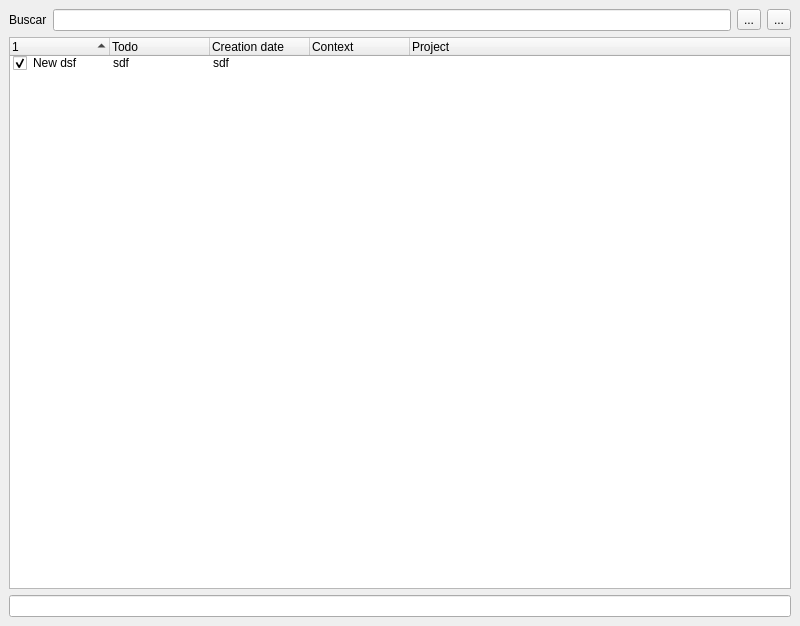
<?xml version="1.0" encoding="UTF-8"?>
<ui version="4.0">
 <class>MainWindow</class>
 <widget class="QMainWindow" name="MainWindow">
  <property name="geometry">
   <rect>
    <x>0</x>
    <y>0</y>
    <width>800</width>
    <height>626</height>
   </rect>
  </property>
  <property name="windowTitle">
   <string>Todoxt</string>
  </property>
  <widget class="QWidget" name="centralwidget">
   <layout class="QVBoxLayout" name="verticalLayout_2">
    <item>
     <layout class="QVBoxLayout" name="verticalLayout">
      <item>
       <layout class="QHBoxLayout" name="horizontalLayout">
        <item>
         <widget class="QLabel" name="label">
          <property name="text">
           <string>Buscar</string>
          </property>
         </widget>
        </item>
        <item>
         <widget class="QLineEdit" name="findEdit"/>
        </item>
        <item>
         <widget class="QToolButton" name="btnRefresh">
          <property name="text">
           <string>...</string>
          </property>
          <property name="icon">
           <iconset theme="view-refresh">
            <normaloff>../../.designer/backup</normaloff>../../.designer/backup</iconset>
          </property>
          <property name="shortcut">
           <string>Ctrl+R</string>
          </property>
         </widget>
        </item>
        <item>
         <widget class="QToolButton" name="btnSettings">
          <property name="text">
           <string>...</string>
          </property>
          <property name="icon">
           <iconset theme="preferences-system">
            <normaloff>../../.designer/backup</normaloff>../../.designer/backup</iconset>
          </property>
          <property name="shortcut">
           <string>Ctrl+N</string>
          </property>
         </widget>
        </item>
       </layout>
      </item>
      <item>
       <widget class="QTreeWidget" name="treeWidget">
        <property name="showDropIndicator" stdset="0">
         <bool>false</bool>
        </property>
        <property name="alternatingRowColors">
         <bool>false</bool>
        </property>
        <property name="selectionMode">
         <enum>QAbstractItemView::SingleSelection</enum>
        </property>
        <property name="rootIsDecorated">
         <bool>false</bool>
        </property>
        <property name="itemsExpandable">
         <bool>false</bool>
        </property>
        <property name="sortingEnabled">
         <bool>true</bool>
        </property>
        <property name="columnCount">
         <number>5</number>
        </property>
        <attribute name="headerVisible">
         <bool>true</bool>
        </attribute>
        <column>
         <property name="text">
          <string/>
         </property>
        </column>
        <column>
         <property name="text">
          <string>Todo</string>
         </property>
        </column>
        <column>
         <property name="text">
          <string>Creation date</string>
         </property>
        </column>
        <column>
         <property name="text">
          <string>Context</string>
         </property>
        </column>
        <column>
         <property name="text">
          <string>Project</string>
         </property>
        </column>
        <item>
         <property name="text">
          <string>New dsf</string>
         </property>
         <property name="checkState">
          <enum>Checked</enum>
         </property>
         <property name="text">
          <string>sdf</string>
         </property>
         <property name="text">
          <string>sdf</string>
         </property>
         <property name="text">
          <string/>
         </property>
         <property name="text">
          <string/>
         </property>
        </item>
       </widget>
      </item>
      <item>
       <widget class="QLineEdit" name="EditNew"/>
      </item>
     </layout>
    </item>
   </layout>
  </widget>
  <action name="actionConfiguracion">
   <property name="checkable">
    <bool>true</bool>
   </property>
   <property name="text">
    <string>Configuracion</string>
   </property>
  </action>
 </widget>
 <resources>
  <include location="../prueba todo/resource.qrc"/>
 </resources>
 <connections/>
</ui>
